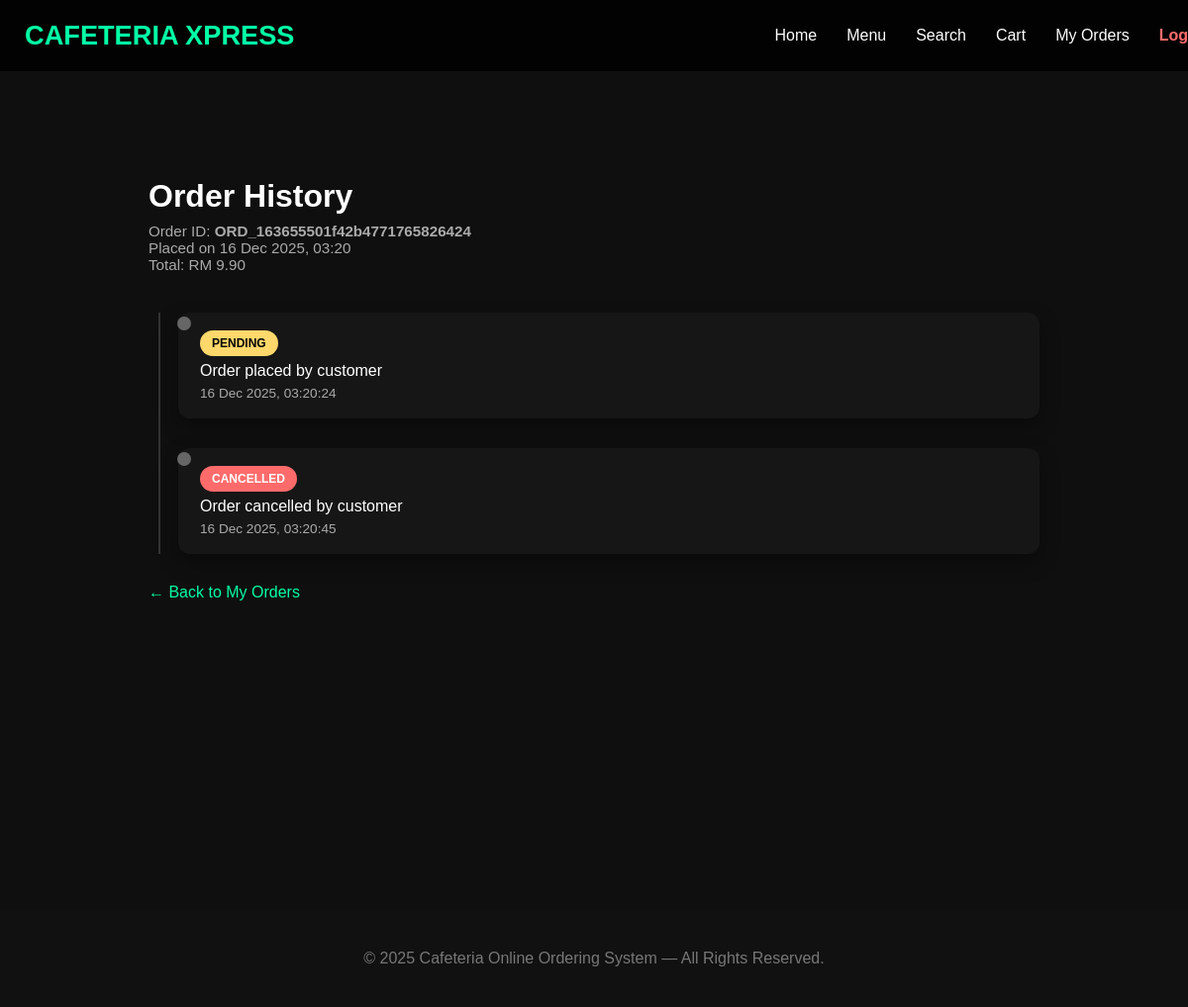
Screenshot of /order_history.php?order_id=ORD_163655501f42b4771765826424 (signed in) with the database file from the repository.
### tables this page shows
CREATE TABLE `order` (
  `OrderID` char(36) NOT NULL,
  `CustomerID` char(36) NOT NULL,
  `StaffID` char(36) DEFAULT NULL,
  `order_date` datetime NOT NULL DEFAULT current_timestamp(),
  `total_amount` decimal(10,2) NOT NULL,
  `status` enum('PENDING','CANCELLED','ACCEPTED','PREPARING','DELIVERING','COMPLETED','READY_TO_PICKUP') NOT NULL DEFAULT 'PENDING'
);

CREATE TABLE `orderhistory` (
  `HistoryID` char(36) NOT NULL,
  `OrderID` char(36) NOT NULL,
  `status` varchar(30) NOT NULL,
  `changed_by_staff` char(36) DEFAULT NULL,
  `changed_at` datetime NOT NULL DEFAULT current_timestamp(),
  `remark` varchar(255) DEFAULT NULL
);

### Order_History.php (the view, shortened to what this page needs)
<?php
include 'config.php';
$customerID = $_SESSION["CustomerID"];
$orderID = $_GET['order_id'] ?? '';
$stmt = $conn->prepare("
    SELECT OrderID, order_date, total_amount, status
    FROM `order`
    WHERE OrderID = ? AND CustomerID = ?
");
$stmt->bind_param("ss", $orderID, $customerID);
$stmt->execute();
$order = $stmt->get_result()->fetch_assoc();
$stmt = $conn->prepare("
    SELECT *
    FROM orderhistory
    WHERE OrderID = ?
    ORDER BY changed_at ASC
");
$stmt->bind_param("s", $orderID);
$stmt->execute();
$history = $stmt->get_result();
?>
<?php include "header.php"; ?>
<div class="page-content">
<div class="order-history-wrap">
    <div class="order-header">
        <h2>Order History</h2>
        <div class="order-meta">
            Order ID: <strong><?= htmlspecialchars($orderID) ?></strong><br>
            Placed on <?= date("d M Y, H:i", strtotime($order['order_date'])) ?><br>
            Total: RM <?= number_format($order['total_amount'], 2) ?>
        </div>
    </div>
    <?php if ($history->num_rows === 0): ?>
        <p style="color:#bbb;">No history records found.</p>
    <?php else: ?>
        <div class="timeline">
        <?php while ($row = $history->fetch_assoc()): ?>
            <div class="timeline-item">
                <div class="timeline-dot"></div>
                <div class="timeline-content">
                    <span class="status-badge status-<?= strtoupper($row['status']) ?>">
                        <?= strtoupper($row['status']) ?>
                    </span>
                    <div>
                        <?= htmlspecialchars($row['remark'] ?: 'Status updated') ?>
                    </div>
                    <div class="timeline-time">
                        <?= date("d M Y, H:i:s", strtotime($row['changed_at'])) ?>
                    </div>
                </div>
            </div>
        <?php endwhile; ?>
        </div>
    <?php endif; ?>
    <div style="margin-top:30px;">
        <a href="all_history.php" style="color:#00ffa6;text-decoration:none;">
            ← Back to My Orders
        </a>
    </div>
</div>
</div>
<?php include "footer.php"; ?>

### header.php (style rules this page uses)
body { margin: 0; font-family: "Poppins", sans-serif; background-color: #0f0f0f; color: #fff; }
.page-content { flex: 1; }

### Order_History.php (style rules this page uses)
.order-history-wrap { max-width: 900px; margin: 60px auto; padding: 0 20px; }
.order-header { margin-bottom: 30px; }
.order-header h2 { font-size: 2rem; margin-bottom: 8px; }
.order-meta { color: #aaa; font-size: .95rem; }
.timeline { position: relative; margin-top: 40px; padding-left: 30px; }
.timeline::before { content: ''; position: absolute; left: 10px; top: 0; width: 2px; height: 100%; background: #333; }
.timeline-item { position: relative; margin-bottom: 30px; }
.timeline-dot { position: absolute; left: -1px; top: 4px; width: 14px; height: 14px; border-radius: 50%; background: #666; }
.timeline-content { background: #161616; border-radius: 12px; padding: 18px 22px; box-shadow: 0 8px 20px rgba(0,0,0,.35); }
.status-PENDING { background:#ffd86b; color:#000; }
.status-CANCELLED { background:#ff6b6b; color:#fff; }
.status-badge { display:inline-block; padding:6px 12px; border-radius:20px; font-size:.75rem; font-weight:700; margin-bottom:6px; }
.timeline-time { color:#aaa; font-size:.85rem; margin-top:6px; }

### rows the page displays
order: order_date "16 Dec 2025, 03:20", total_amount "9.90"
orderhistory: status "PENDING", remark "Order placed by customer", changed_at "16 Dec 2025, 03:20:24"
orderhistory: status "CANCELLED", remark "Order cancelled by customer", changed_at "16 Dec 2025, 03:20:45"

### other values shown
$orderID "ORD_163655501f42b4771765826424"
